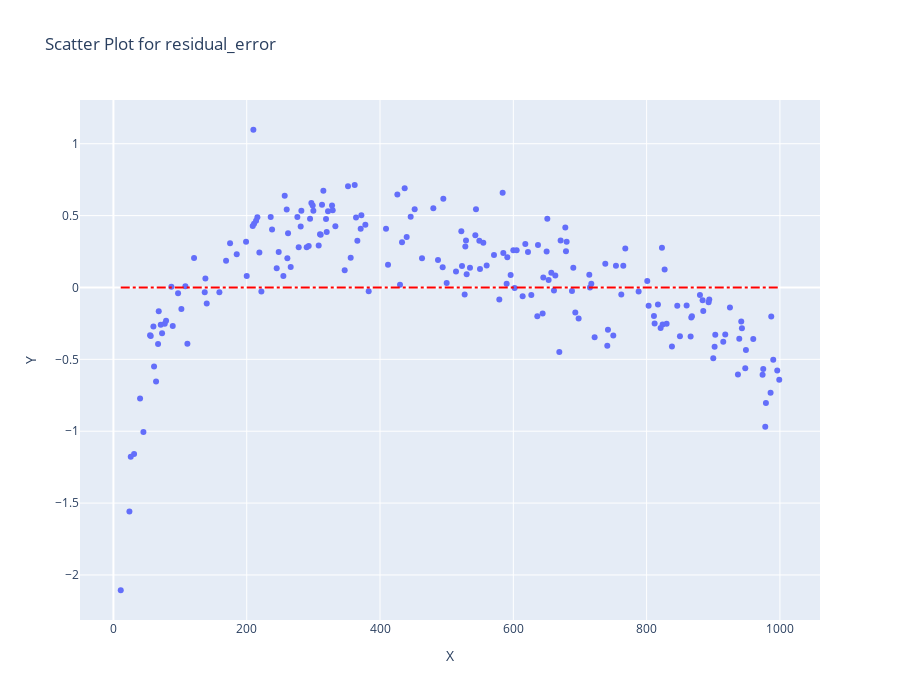

The notebook cell saved with this chart:
### Markdown cell above
<strong>One effective way to determine if a linear model performs well is by analyzing the residual error.</strong>

What is residual error, and how does it help us?


By analyzing the residuals, you can assess how well your model captures the data:

- Low Residual Error indicates that the model accurately fits the data.
- Random Pattern of Residuals suggests the model correctly captures relationships within the data.
- <i style="color: red; font-size:24px; text-decoration: underline;">Patterns or Trends in Residuals may highlight missing variables, model limitations, or data issues, suggesting the need for adjustments either in the model or in the data itself.<i>

### Code cell
residual_error = y_test - y_pred

fig = go.Figure()

fig.add_trace(go.Scatter(x=X_test.flatten(), y=residual_error.flatten(), mode='markers', name='residual_error'))

fig.add_shape(
    type="line",
    x0=min(X_test)[0], y0=0,
    x1=max(X_test)[0], y1=0,
    line=dict(color="Red", width=2, dash='dashdot'),
    name='y=0'
)

fig.update_layout(
    title="Scatter Plot for residual_error",
    xaxis_title="X",
    yaxis_title="Y",
    height=700
)

fig.show()

### Figure 1 — Plotly figure (JSON) as saved in the notebook; plotly's stock layout.template omitted (floating-point values rounded to 4 significant figures; data arrays with more than 128 entries replaced by an {"elided": "..."} marker saying what was removed)
{"data": [{"mode": "markers", "name": "residual_error", "type": "scatter", "x": {"elided": "200 int values"}, "y": {"elided": "200 float values"}}], "layout": {"height": 700, "shapes": [{"line": {"color": "Red", "dash": "dashdot", "width": 2}, "name": "y=0", "type": "line", "x0": 11, "x1": 999, "y0": 0, "y1": 0}], "title": {"text": "Scatter Plot for residual_error"}, "xaxis": {"title": {"text": "X"}}, "yaxis": {"title": {"text": "Y"}}}}
